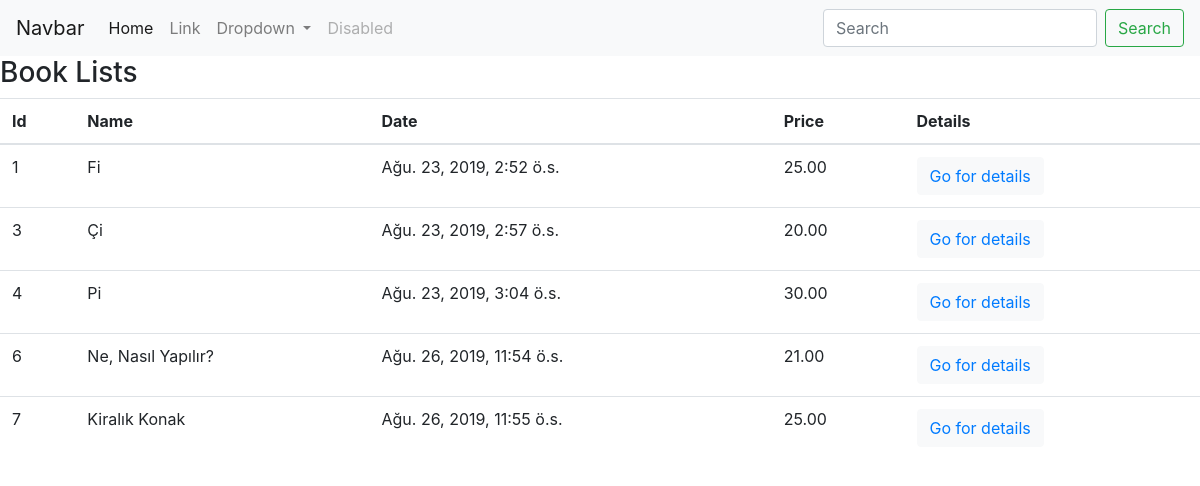
The page /books/book on the database its author committed.
### books/models.py (models this page shows, shortened)
class Book(models.Model):
    bookName=models.CharField(max_length=70)
    createdDate=models.DateTimeField("Date created")
    author=models.ForeignKey(Author,on_delete=models.CASCADE)
    bookPrice=models.DecimalField(decimal_places=2,max_digits=4,null=True)

### books/views.py (the view)
# urls.py: path('book',views.book,name="Books Page"),
def book(request):
    try:
        context2={
            'book_lists':Book.objects.all()
             }
    except Book.DoesNotExist:
        raise Http404("Book does not exist!!!!!!!")
    return render(request,'books.html',context2)

### books/templates/books.html (shortened to what this page needs)
<html>
<head>
<link rel="stylesheet" href="https://stackpath.bootstrapcdn.com/bootstrap/4.3.1/css/bootstrap.min.css">
</head>
<body>
<nav class="navbar navbar-expand-lg navbar-light bg-light">
  <a class="navbar-brand" href="#">Navbar</a>
  <div class="collapse navbar-collapse" id="navbarSupportedContent">
    <ul class="navbar-nav mr-auto">
      <li class="nav-item active">
        <a class="nav-link" href="#">Home <span class="sr-only">(current)</span></a>
      </li>
      <li class="nav-item">
        <a class="nav-link" href="#">Link</a>
      </li>
      <li class="nav-item dropdown">
        <a class="nav-link dropdown-toggle" href="#" id="navbarDropdown" role="button" data-toggle="dropdown" aria-haspopup="true" aria-expanded="false">
          Dropdown
        </a>
      </li>
      <li class="nav-item">
        <a class="nav-link disabled" href="#" tabindex="-1" aria-disabled="true">Disabled</a>
      </li>
    </ul>
    <form class="form-inline my-2 my-lg-0">
      <input class="form-control mr-sm-2" type="search" placeholder="Search" aria-label="Search">
      <button class="btn btn-outline-success my-2 my-sm-0" type="submit">Search</button>
    </form>
  </div>
</nav>
<h3>Book Lists</h3>
<table class="table">
<thead>
<th>Id</th>
<th>Name</th>
<th>Date</th>
<th>Price</th>
<th>Details</th>
</thead>
{%for book in book_lists%}
<tr>
<td>{{book.pk}}</td>
<td>{{book.bookName}}</td>
<td>{{book.createdDate}}</td>
<td>{{book.bookPrice}}</td>
<td><button type="button" class="btn btn-light"><a href="/books/bookdetails/{{book.id}}">Go for details</a></button></td>
</tr>
{%endfor%}
</table>
</body>
</html>

### rows shown on the page
Book: pk "1", bookName "Fi", createdDate "Ağu. 23, 2019, 2:52 ö.s.", bookPrice "25.00"
Book: pk "3", bookName "Çi", createdDate "Ağu. 23, 2019, 2:57 ö.s.", bookPrice "20.00"
Book: pk "4", bookName "Pi", createdDate "Ağu. 23, 2019, 3:04 ö.s.", bookPrice "30.00"
Book: pk "6", bookName "Ne, Nasıl Yapılır?", createdDate "Ağu. 26, 2019, 11:54 ö.s.", bookPrice "21.00"
Book: pk "7", bookName "Kiralık Konak", createdDate "Ağu. 26, 2019, 11:55 ö.s.", bookPrice "25.00"
